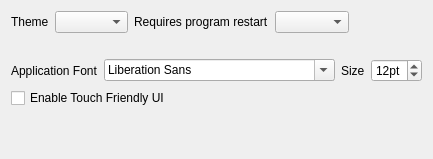
          <widget class="QWidget" name="tabWidgetPage5">
           <attribute name="title">
            <string>Display</string>
           </attribute>
           <layout class="QVBoxLayout" name="verticalLayout_19">
            <item>
             <layout class="QHBoxLayout" name="horizontalLayout_17">
              <item>
               <widget class="QLabel" name="label_23">
                <property name="text">
                 <string>Theme</string>
                </property>
               </widget>
              </item>
              <item>
               <widget class="QComboBox" name="cbxTheme">
                <property name="sizePolicy">
                 <sizepolicy hsizetype="Expanding" vsizetype="Fixed">
                  <horstretch>0</horstretch>
                  <verstretch>0</verstretch>
                 </sizepolicy>
                </property>
                <property name="visible">
                 <bool>false</bool>
                </property>
               </widget>
              </item>
              <item>
               <widget class="QLabel" name="label_24">
                <property name="text">
                 <string>Requires program restart</string>
                </property>
                <property name="visible">
                 <bool>false</bool>
                </property>
               </widget>
              </item>
              <item>
               <widget class="QComboBox" name="comboBoxAppTheme">
                <property name="sizePolicy">
                 <sizepolicy hsizetype="Expanding" vsizetype="Fixed">
                  <horstretch>0</horstretch>
                  <verstretch>0</verstretch>
                 </sizepolicy>
                </property>
               </widget>
              </item>
              <item>
               <spacer name="horizontalSpacer_12">
                <property name="orientation">
                 <enum>Qt::Horizontal</enum>
                </property>
                <property name="sizeHint" stdset="0">
                 <size>
                  <width>40</width>
                  <height>20</height>
                 </size>
                </property>
               </spacer>
              </item>
             </layout>
            </item>
            <item>
             <layout class="QHBoxLayout" name="horizontalLayout_19">
              <property name="topMargin">
               <number>20</number>
              </property>
              <item>
               <widget class="QLabel" name="label_26">
                <property name="text">
                 <string>Application Font</string>
                </property>
               </widget>
              </item>
              <item>
               <widget class="QFontComboBox" name="fontComboBox">
                <property name="sizePolicy">
                 <sizepolicy hsizetype="Expanding" vsizetype="Fixed">
                  <horstretch>0</horstretch>
                  <verstretch>0</verstretch>
                 </sizepolicy>
                </property>
               </widget>
              </item>
              <item>
               <widget class="QLabel" name="label_27">
                <property name="text">
                 <string>Size</string>
                </property>
               </widget>
              </item>
              <item>
               <widget class="QSpinBox" name="spinBoxAppFontSize">
                <property name="suffix">
                 <string>pt</string>
                </property>
                <property name="prefix">
                 <string/>
                </property>
                <property name="minimum">
                 <number>8</number>
                </property>
                <property name="maximum">
                 <number>40</number>
                </property>
                <property name="value">
                 <number>12</number>
                </property>
               </widget>
              </item>
             </layout>
            </item>
            <item>
             <widget class="QCheckBox" name="checkBoxTouchFriendly">
              <property name="text">
               <string>Enable Touch Friendly UI</string>
              </property>
             </widget>
            </item>
            <item>
             <spacer name="verticalSpacer_5">
              <property name="orientation">
               <enum>Qt::Vertical</enum>
              </property>
              <property name="sizeHint" stdset="0">
               <size>
                <width>20</width>
                <height>40</height>
               </size>
              </property>
             </spacer>
            </item>
           </layout>
          </widget>
